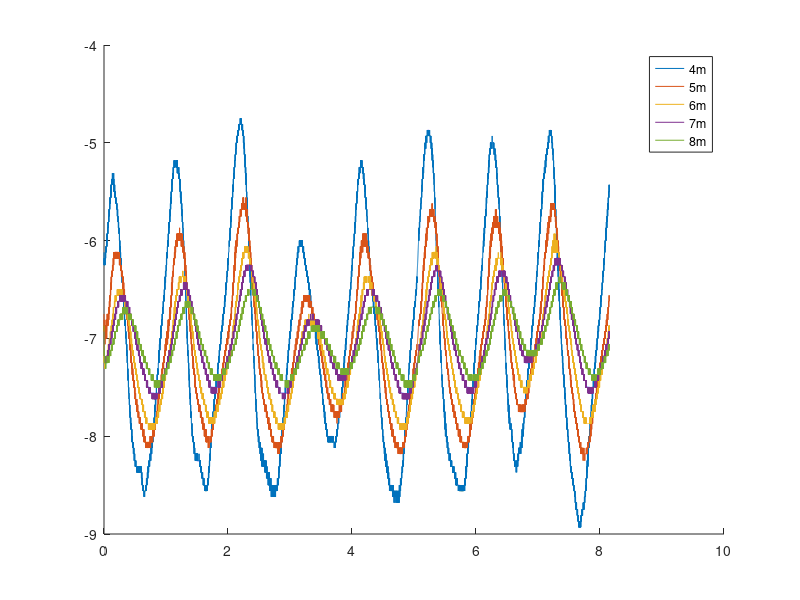

Write MATLAB code to recreate this figure.
clear all;
clc;
close all;

load('ExpData_2hours_Inteval_Interp.mat')
DataSelected = ExpData_2hours_Inteval_Interp(:,4:8);

figure
hold on
plot(t,DataSelected(:,1))
plot(t,DataSelected(:,2))
plot(t,DataSelected(:,3))
plot(t,DataSelected(:,4))
plot(t,DataSelected(:,5))
legend("4m","5m","6m","7m","8m")
